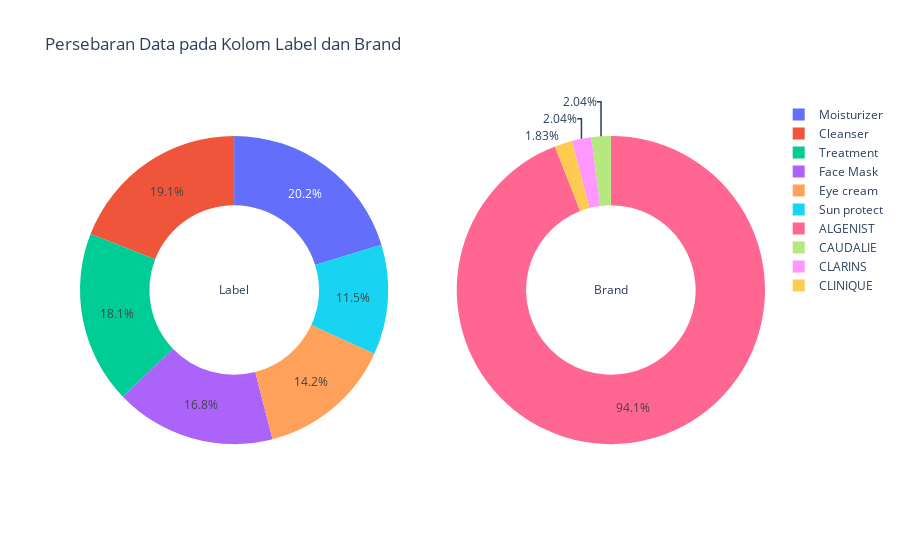

The notebook cell this image was saved under:
### Code cell
pie_bool(data)

### Figure 1 — Plotly figure (JSON) as saved in the notebook; plotly's stock layout.template omitted (floating-point values rounded to 4 significant figures)
{"data": [{"domain": {"x": [0, 0.45], "y": [0, 1]}, "hole": 0.55, "hoverinfo": "label+percent+name", "labels": ["Moisturizer", "Cleanser", "Treatment", "Face Mask", "Eye cream", "Sun protect"], "name": "Label", "title": {"text": "Label"}, "type": "pie", "values": [298, 281, 266, 248, 209, 170]}, {"domain": {"x": [0.55, 1], "y": [0, 1]}, "hole": 0.55, "hoverinfo": "label+percent+name", "labels": ["ALGENIST", "CAUDALIE", "CLARINS", "CLINIQUE", "DIOR", "DR. DENNIS GROSS SKINCARE", "DR. JART+", "ESTÉE LAUDER", "FIRST AID BEAUTY", "FRESH", "KATE SOMERVILLE", "LA MER", "LANCÔME", "MURAD", "OLEHENRIKSEN", "ORIGINS", "PERRICONE MD", "PETER THOMAS ROTH", "PHILOSOPHY", "SEPHORA COLLECTION", "SHISEIDO", "Other"], "name": "Brand", "title": {"text": "Brand"}, "type": "pie", "values": [1385, 30, 30, 27]}], "layout": {"title": {"text": "Persebaran Data pada Kolom Label dan Brand", "xanchor": "auto"}}}
